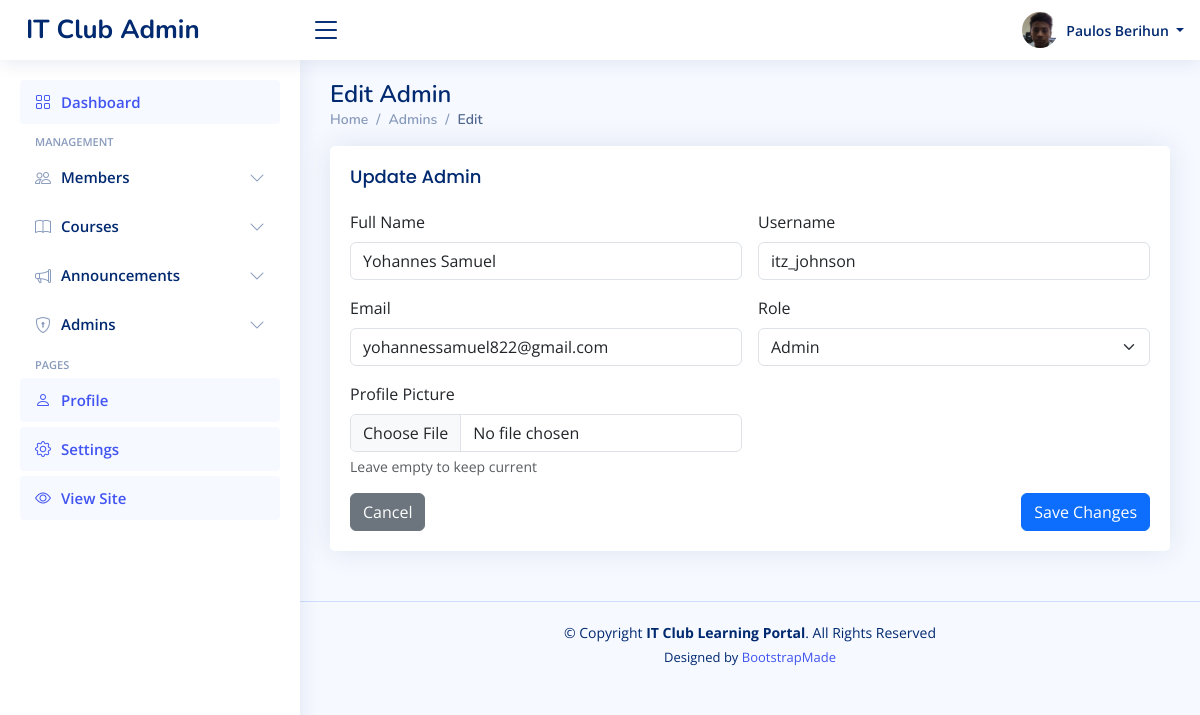
Screenshot of /admin/admins/edit/2 (signed in) with the database file from the repository.
### tables this page shows
CREATE TABLE admins (
        id INTEGER PRIMARY KEY AUTOINCREMENT,
        full_name TEXT NOT NULL,
        username TEXT UNIQUE NOT NULL,
        email TEXT UNIQUE NOT NULL,
        password TEXT NOT NULL,
        role TEXT NOT NULL,
        created_at TIMESTAMP DEFAULT CURRENT_TIMESTAMP
    , profile_picture TEXT);

### app.py (the view, shortened to what this page needs)
@app.route('/admin/admins/edit/<int:admin_id>', methods=['GET', 'POST'])
@admin_required
@super_admin_required
def edit_admin(admin_id):
    db = get_db()
    admin = db.execute('SELECT * FROM admins WHERE id = ?', (admin_id,)).fetchone()
    if not admin:
        flash('Admin not found.', 'error')
        return redirect(url_for('admin_admins'))
    return render_template('admin/edit_admin.html', admin=admin)

### app.py (called while the page is built)
def get_db():
    if 'db' not in g:
        g.db = sqlite3.connect(app.config['DATABASE'])
        g.db.row_factory = sqlite3.Row
    return g.db

def admin_required(f):
    @functools.wraps(f)
    def decorated(*args, **kwargs):
        if 'admin_id' not in session:
            flash('Admin login required.', 'error')
            return redirect(url_for('admin_login'))
        return f(*args, **kwargs)
    return decorated

def super_admin_required(f):
    @functools.wraps(f)
    def decorated(*args, **kwargs):
        if 'admin_id' not in session or session.get('admin_role') != 'super_admin':
            flash('Super admin access required.', 'error')
            return redirect(url_for('admin_dashboard'))
        return f(*args, **kwargs)
    return decorated

### templates/admin/edit_admin.html (shortened to what this page needs)
<!DOCTYPE html>
<html lang="en">
<head>
  <link href="{{ url_for('static', filename='vendor/bootstrap/css/bootstrap.min.css') }}" rel="stylesheet">
  <link href="{{ url_for('static', filename='vendor/bootstrap-icons/bootstrap-icons.css') }}" rel="stylesheet">
  <link href="{{ url_for('static', filename='vendor/boxicons/css/boxicons.min.css') }}" rel="stylesheet">
  <link href="{{ url_for('static', filename='vendor/quill/quill.snow.css') }}" rel="stylesheet">
  <link href="{{ url_for('static', filename='vendor/quill/quill.bubble.css') }}" rel="stylesheet">
  <link href="{{ url_for('static', filename='vendor/remixicon/remixicon.css') }}" rel="stylesheet">
  <link href="{{ url_for('static', filename='vendor/simple-datatables/style.css') }}" rel="stylesheet">
  <link href="{{ url_for('static', filename='css/style.css') }}" rel="stylesheet">
</head>
<body>
  <header id="header" class="header fixed-top d-flex align-items-center">
    <div class="d-flex align-items-center justify-content-between">
      <a href="{{ url_for('admin_dashboard') }}" class="logo d-flex align-items-center">
        <span class="d-none d-lg-block">IT Club Admin</span>
      </a>
      <i class="bi bi-list toggle-sidebar-btn"></i>
    </div>
    <nav class="header-nav ms-auto">
      <ul class="d-flex align-items-center">
        <li class="nav-item dropdown pe-3">
          <a class="nav-link nav-profile d-flex align-items-center pe-0" href="#" data-bs-toggle="dropdown">
            {% set _avatar_src = None %}
            {% if admin and admin.profile_picture %}
              {% if admin.profile_picture.startswith('http') or admin.profile_picture.startswith('/') %}
                {% set _avatar_src = admin.profile_picture %}
              {% else %}
                {% set _avatar_src = url_for('static', filename=admin.profile_picture) %}
              {% endif %}
            {% endif %}
            {% if _avatar_src %}
              <img src="{{ _avatar_src }}" alt="Profile" class="rounded-circle">
            {% else %}
              <div class="rounded-circle bg-secondary d-flex align-items-center justify-content-center" style="width:38px;height:38px;">
                <i class="bi bi-person-fill text-white"></i>
              </div>
            {% endif %}
            <span class="d-none d-md-block dropdown-toggle ps-2">
              {{ session.get('admin_name', 'Admin') }}
            </span>
          </a>
        </li>
      </ul>
    </nav>
  </header>
  <aside id="sidebar" class="sidebar">
    <ul class="sidebar-nav" id="sidebar-nav">
      <li class="nav-item">
        <a class="nav-link active" href="{{ url_for('admin_dashboard') }}">
          <i class="bi bi-grid"></i>
          <span>Dashboard</span>
        </a>
      </li>
      <li class="nav-heading">Management</li>
      <li class="nav-item">
        <a class="nav-link collapsed" data-bs-target="#members-nav" data-bs-toggle="collapse" href="#">
          <i class="bi bi-people"></i><span>Members</span><i class="bi bi-chevron-down ms-auto"></i>
        </a>
      </li>
      <li class="nav-item">
        <a class="nav-link collapsed" data-bs-target="#courses-nav" data-bs-toggle="collapse" href="#">
          <i class="bi bi-book"></i><span>Courses</span><i class="bi bi-chevron-down ms-auto"></i>
        </a>
      </li>
      <li class="nav-item">
        <a class="nav-link collapsed" data-bs-target="#announcements-nav" data-bs-toggle="collapse" href="#">
          <i class="bi bi-megaphone"></i><span>Announcements</span><i class="bi bi-chevron-down ms-auto"></i>
        </a>
      </li>
      {% if session.get('admin_role') == 'super_admin' %}
      <li class="nav-item">
        <a class="nav-link collapsed" data-bs-target="#admins-nav" data-bs-toggle="collapse" href="#">
          <i class="bi bi-shield-lock"></i><span>Admins</span><i class="bi bi-chevron-down ms-auto"></i>
        </a>
      </li>
      {% endif %}
      <li class="nav-heading">Pages</li>
      <li class="nav-item">
        <a class="nav-link" href="{{ url_for('admin_profile') }}">
          <i class="bi bi-person"></i>
          <span>Profile</span>
        </a>
      </li>
      <li class="nav-item">
        <a class="nav-link" href="{{ url_for('admin_settings') }}">
          <i class="bi bi-gear"></i>
          <span>Settings</span>
        </a>
      </li>
      <li class="nav-item">
        <a class="nav-link" href="{{ url_for('index') }}" target="_blank">
          <i class="bi bi-eye"></i>
          <span>View Site</span>
        </a>
      </li>
    </ul>
  </aside>
  <main id="main" class="main">
    <div class="pagetitle">
      <h1>Edit Admin</h1>
      <nav>
        <ol class="breadcrumb">
          <li class="breadcrumb-item"><a href="{{ url_for('admin_dashboard') }}">Home</a></li>
          <li class="breadcrumb-item"><a href="{{ url_for('admin_admins') }}">Admins</a></li>
          <li class="breadcrumb-item active">Edit</li>
        </ol>
      </nav>
    </div>
    <section class="section">
      <div class="card">
        <div class="card-body">
          <h5 class="card-title">Update Admin</h5>
          <form action="{{ url_for('edit_admin', admin_id=admin.id) }}" method="post" enctype="multipart/form-data">
            <div class="row g-3">
              <div class="col-md-6">
                <label class="form-label">Full Name</label>
                <input name="full_name" class="form-control" value="{{ admin.full_name }}" required>
              </div>
              <div class="col-md-6">
                <label class="form-label">Username</label>
                <input name="username" class="form-control" value="{{ admin.username }}" required>
              </div>
              <div class="col-md-6">
                <label class="form-label">Email</label>
                <input name="email" type="email" class="form-control" value="{{ admin.email }}" required>
              </div>
              <div class="col-md-6">
                <label class="form-label">Role</label>
                <select name="role" class="form-select" required>
                  <option value="admin" {% if admin.role == 'admin' %}selected{% endif %}>Admin</option>
                </select>
              </div>
              <div class="col-md-6">
                <label class="form-label">Profile Picture</label>
                <input name="profile_picture" type="file" class="form-control" accept="image/*">
                <div class="form-text">Leave empty to keep current</div>
              </div>
              <div class="col-12 d-flex justify-content-between">
                <a href="{{ url_for('admin_admins') }}" class="btn btn-secondary">Cancel</a>
                <button type="submit" class="btn btn-primary">Save Changes</button>
              </div>
            </div>
          </form>
        </div>
      </div>
    </section>
  </main>
  <footer id="footer" class="footer">
    <div class="copyright">
      &copy; Copyright <strong><span>IT Club Learning Portal</span></strong>. All Rights Reserved
    </div>
    <div class="credits">
      Designed by <a href="https://bootstrapmade.com/">BootstrapMade</a>
    </div>
  </footer>
</body>
</html>

### static/css/style.css (style rules this page uses)
:root { scroll-behavior: smooth; }
body { font-family: "Open Sans", sans-serif; background: #f6f9ff; color: #444444; }
a { color: #4154f1; text-decoration: none; }
h1, h2, h3, h4, h5, h6 { font-family: "Nunito", sans-serif; }
#main { margin-top: 60px; padding: 20px 30px; transition: all 0.3s; }
.pagetitle { margin-bottom: 10px; }
.pagetitle h1 { font-size: 24px; margin-bottom: 0; font-weight: 600; color: #012970; }
.card { margin-bottom: 30px; border: none; border-radius: 5px; box-shadow: 0px 0 30px rgba(1, 41, 112, 0.1); }
.card-title { padding: 20px 0 15px 0; font-size: 18px; font-weight: 500; color: #012970; font-family: "Poppins", sans-serif; }
.card-body { padding: 0 20px 20px 20px; }
.breadcrumb { font-size: 14px; font-family: "Nunito", sans-serif; color: #899bbd; font-weight: 600; }
.breadcrumb a { color: #899bbd; transition: 0.3s; }
.breadcrumb .breadcrumb-item::before { color: #899bbd; }
.breadcrumb .active { color: #51678f; font-weight: 600; }
.logo { line-height: 1; }
@media (min-width: 1200px) { .logo { width: 280px; } }
.logo span { font-size: 26px; font-weight: 700; color: #012970; font-family: "Nunito", sans-serif; }
.header { transition: all 0.5s; z-index: 997; height: 60px; box-shadow: 0px 2px 20px rgba(1, 41, 112, 0.1); background-color: #fff; padding-left: 20px; }
.header .toggle-sidebar-btn { font-size: 32px; padding-left: 10px; cursor: pointer; color: #012970; }
.header-nav ul { list-style: none; }
.header-nav>ul { margin: 0; padding: 0; }
.header-nav .nav-profile { color: #012970; }
.header-nav .nav-profile img { max-height: 36px; }
.header-nav .nav-profile span { font-size: 14px; font-weight: 600; }
.sidebar { position: fixed; top: 60px; left: 0; bottom: 0; width: 300px; z-index: 996; transition: all 0.3s; padding: 20px; overflow-y: auto; scrollbar-width: thin; scrollbar-color: #aab7cf transparent; box-shadow: 0px 0px 20px rgba(1, 41, 112, 0.1); background-color: #fff; }
@media (min-width: 1200px) { #main, #footer { margin-left: 300px; } }
.sidebar-nav { padding: 0; margin: 0; list-style: none; }
.sidebar-nav li { padding: 0; margin: 0; list-style: none; }
.sidebar-nav .nav-item { margin-bottom: 5px; }
.sidebar-nav .nav-heading { font-size: 11px; text-transform: uppercase; color: #899bbd; font-weight: 600; margin: 10px 0 5px 15px; }
.sidebar-nav .nav-link { display: flex; align-items: center; font-size: 15px; font-weight: 600; color: #4154f1; transition: 0.3; background: #f6f9ff; padding: 10px 15px; border-radius: 4px; }
.sidebar-nav .nav-link i { font-size: 16px; margin-right: 10px; color: #4154f1; }
.sidebar-nav .nav-link.collapsed { color: #012970; background: #fff; }
.sidebar-nav .nav-link.collapsed i { color: #899bbd; }
.sidebar-nav .nav-link .bi-chevron-down { margin-right: 0; transition: transform 0.2s ease-in-out; }
.footer { padding: 20px 0; font-size: 14px; transition: all 0.3s; border-top: 1px solid #cddfff; }
.footer .copyright { text-align: center; color: #012970; }
.footer .credits { padding-top: 5px; text-align: center; font-size: 13px; color: #012970; }

### rows the page displays
admins: profile_picture (picture), full_name "Yohannes Samuel", username "itz_johnson", email "yohannessamuel822@gmail.com", role "Admin"

### other values shown
{{ session.get('admin_name', 'Admin') }} "Paulos Berihun"
